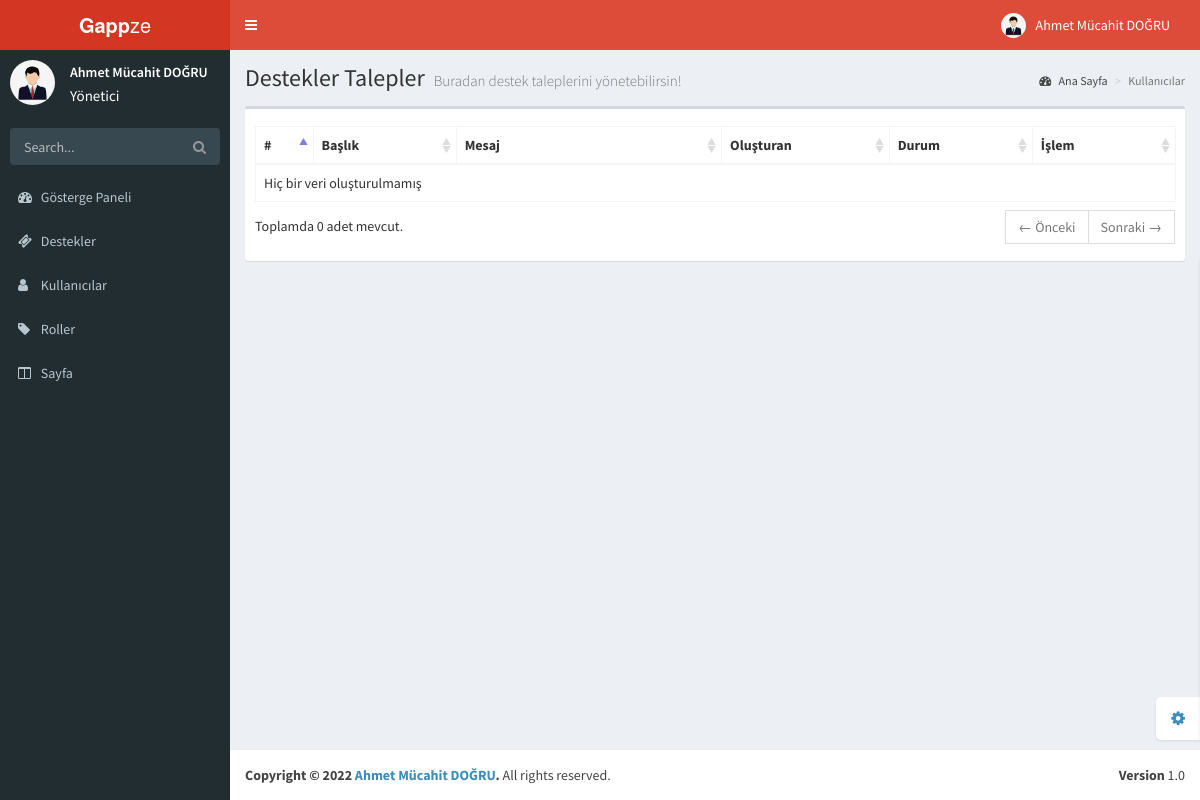
The page /admin/support-close.php (signed in) on the database as committed earlier.
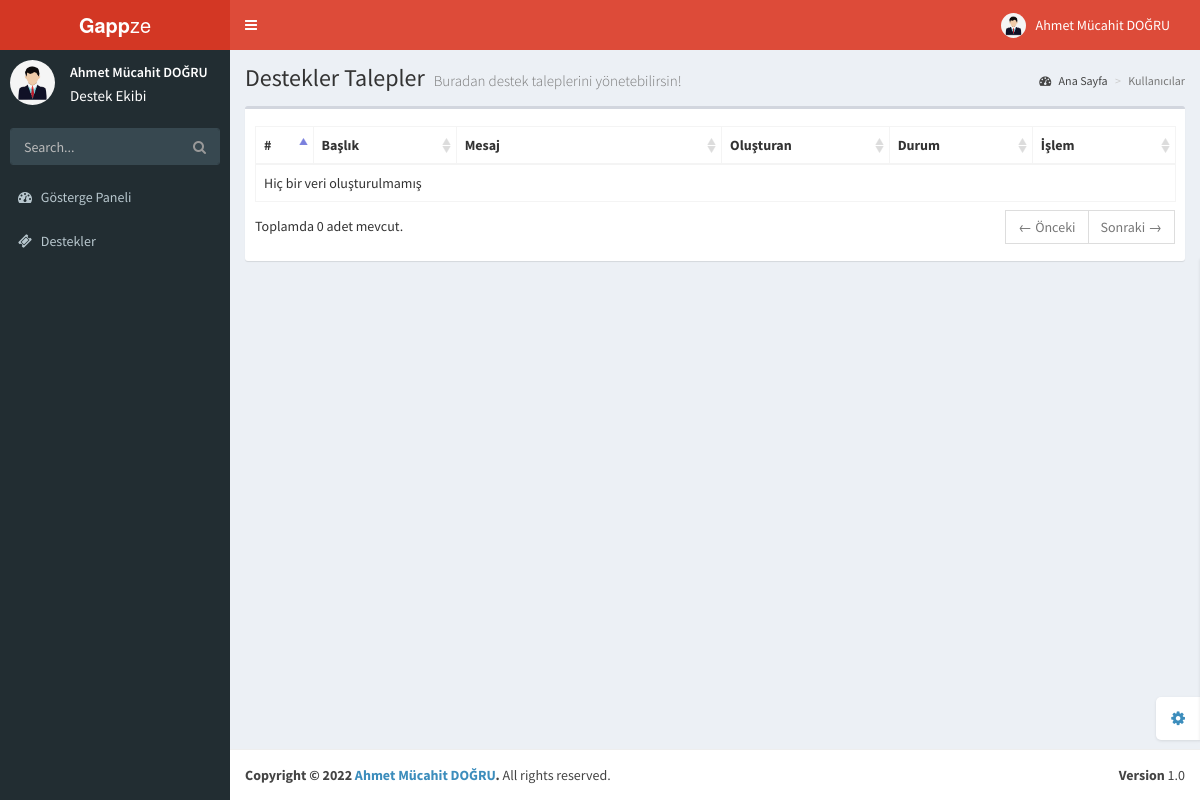
The same page on the database as committed later.
### tables this page shows
CREATE TABLE `accounts` (
  `id` int(11) NOT NULL,
  `firstName` varchar(64) NOT NULL,
  `lastName` varchar(64) NOT NULL,
  `email` varchar(255) NOT NULL,
  `password` varchar(255) NOT NULL,
  `permission` int(11) NOT NULL,
  `department` int(11) NOT NULL,
  `createdDate` timestamp NOT NULL DEFAULT current_timestamp() ON UPDATE current_timestamp()
);

CREATE TABLE `roles` (
  `id` int(11) NOT NULL,
  `name` varchar(255) NOT NULL
);

CREATE TABLE `pages` (
  `id` int(11) NOT NULL,
  `name` varchar(255) NOT NULL,
  `src` varchar(255) NOT NULL,
  `permission` int(11) NOT NULL,
  `location` int(11) NOT NULL,
  `dropdown` int(11) NOT NULL,
  `isDropdown` int(11) NOT NULL,
  `icon` varchar(255) NOT NULL,
  `isLogged` int(11) NOT NULL
);

### functions/account.function.php (called while the page is built, shortened)
<?php
class Accounts{
  public function getPermissionName($id){
      $class = new classFonksiyon();
      $db = $class->dbConnection();
      $accounts = $db->prepare("SELECT permission FROM accounts WHERE id = ?");
      $accounts->execute(array(
        $id
      ));
      $accounts_fetch = $accounts->fetch();
      $roles = $db->prepare("SELECT * FROM roles WHERE id = ?");
      $roles->execute(array(
        $accounts_fetch["permission"]
      ));
      $roles_fetch = $roles->fetch();
      if($accounts->rowCount() != 0){
        if($roles_fetch == 0){
          return "Üye";
        }else{
        return $roles_fetch["name"];
        }
      }else{
        return false;
      }
  }
  public function getName($id){
    $class = new classFonksiyon();
    $db = $class->dbConnection();
    $accounts = $db->prepare("SELECT firstName,lastName FROM accounts WHERE id = ?");
    $accounts->execute(array(
      $id
    ));
    $accounts_fetch = $accounts->fetch();
    if($accounts->rowCount() != 0){
    return $accounts_fetch["firstName"]." ".$accounts_fetch["lastName"];
    }
  }
}

### functions/class.function.php (the view, shortened to what this page needs)
<?php
class classFonksiyon {
    private $settings = "/settings.json";
    private $host;
    private $username;
    private $password;
    private $database;
    public function __construct()
    {
      $jsonVeri = file_get_contents($_SERVER['DOCUMENT_ROOT'].$this->settings);
      $jsonVeri = json_decode($jsonVeri,true);
      $this->host = $jsonVeri["host"];
      $this->username = $jsonVeri["user"];
      $this->password = $jsonVeri["password"];
      $this->database = $jsonVeri["database"];
    }
    public function dbConnection(){
      try {
        $conn = new PDO("mysql:host=$this->host;dbname=$this->database;charset=utf8", $this->username, $this->password);
        $conn->setAttribute(PDO::ATTR_ERRMODE, PDO::ERRMODE_EXCEPTION);
      } catch(PDOException $e) {
        $message = "Connection failed: " . $e->getMessage();
      }
      return $conn;
    }
    public function pagesAll($location,$permission){
      $db = $this->dbConnection();
      if($db){
        if($location == 1){
          $page = $db->prepare("SELECT * FROM pages WHERE location = ?");
          $page->execute(array(
            $location
          ));
          if($page->rowCount() != 0){
            foreach ($page as $page_veri) {
                if($page_veri["permission"] == $permission){
                  if($page_veri["isDropdown"] == 1){
                  echo "
                  <li class='treeview'>
                  <a href='#'>
                  <i class='{$page_veri["icon"]}'></i>
                  <span>{$page_veri["name"]}</span></a>";
                    echo '<ul class="treeview-menu">';
                    echo "</ul></li>";
                  }else{
                    if($page_veri["dropdown"] == 0){
                    echo "<li class='treeview'>";
                    echo "<a href='{$page_veri["src"]}'>";
                    echo "<i class='{$page_veri["icon"]}'></i> <span>{$page_veri["name"]}</span>";
                    echo "</a>";
                    echo "</li>";
                    }
                  }
                }
            }
        }
      }
    }
    }
}

### admin/pages/header.php (shortened to what this page needs)
<header class="main-header">
    <a href="index.php" class="logo"><b>Gapp</b>ze</a>
    <nav class="navbar navbar-static-top" role="navigation">
        <a href="#" class="sidebar-toggle" data-toggle="offcanvas" role="button">
        </a>
        <div class="navbar-custom-menu">
            <ul class="nav navbar-nav">
                <li class="dropdown user user-menu">
                    <a href="#" class="dropdown-toggle" data-toggle="dropdown">
                        <img src="/resources/img/user.jpg" class="user-image" alt="User Image" />
                        <span class="hidden-xs"><?= $user->getName($_SESSION["userAccountID"]); ?></span>
                    </a>
                </li>
            </ul>
        </div>
    </nav>
</header>

### admin/pages/navbar.php
<aside class="main-sidebar">
    <section class="sidebar">
        <div class="user-panel">
            <div class="pull-left image">
                <img src="/resources/img/user.jpg" class="img-circle" alt="User Image" />
            </div>
            <div class="pull-left info">
                <p><?= $user->getName($_SESSION["userAccountID"]); ?></p>
                <a style="font-size: 15px"><?= $user->getPermissionName($_SESSION["userAccountID"]) ?></a>
            </div>
        </div>
        <form action="#" method="get" class="sidebar-form">
            <div class="input-group">
                <input type="text" name="q" class="form-control" placeholder="Search..." />
                <span class="input-group-btn">
                    <button type='submit' name='search' id='search-btn' class="btn btn-flat"><i
                            class="fa fa-search"></i></button>
                </span>
            </div>
        </form>
        <ul class="sidebar-menu">
             <?php
                $class->pagesAll(1,0);
            ?>
        </ul>
    </section>
</aside>

Rows that differ between the two databases and show on the page:
no longer on this page (row edited): pages: name "Kullanıcılar"
no longer on this page (row edited): pages: name "Roller"
no longer on this page (row edited): pages: name "Sayfa"
changed accounts "Ahmet Mücahit DOĞRU": permission.name "Yönetici" → "Destek Ekibi"
